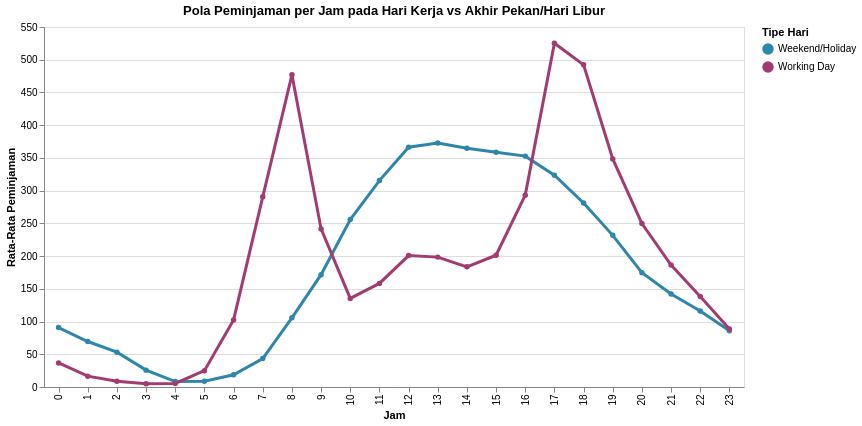

This figure's notebook cell:
### Markdown cell above
Selama periode 2011-2012, kapan jam puncak peminjaman pada hari kerja dan akhir pekan, serta bagaimana perbedaan pola pengguna casual dan registered untuk menyusun strategi redistribusi sepeda dan promosi yang lebih tepat waktu?

### Code cell
hourly_day_type_long = (
    df_hour_clean.groupby(['hr', 'day_type'])['cnt']
    .mean()
    .reset_index(name='average_rentals')
)

hourly_day_type_chart = alt.Chart(hourly_day_type_long).mark_line(point=True, strokeWidth=3).encode(
    x=alt.X('hr:O', title='Jam'),
    y=alt.Y('average_rentals:Q', title='Rata-Rata Peminjaman'),
    color=alt.Color('day_type:N', title='Tipe Hari', scale=alt.Scale(range=[COLOR_PRIMARY, COLOR_SECONDARY]))
).properties(
    title='Pola Peminjaman per Jam pada Hari Kerja vs Akhir Pekan/Hari Libur',
    width=CHART_WIDTH,
    height=CHART_HEIGHT
)

hourly_day_type_chart

### Figure 1 — Vega-Lite specification as saved in the notebook (floating-point values rounded to 4 significant figures)
{"config": {"view": {"continuousWidth": 300, "continuousHeight": 300}}, "data": {"name": "data-6add7cce08e62edb216ee5bcb714115f"}, "mark": {"type": "line", "point": true, "strokeWidth": 3}, "encoding": {"color": {"field": "day_type", "scale": {"range": ["#2E86AB", "#A23B72"]}, "title": "Tipe Hari", "type": "nominal"}, "x": {"field": "hr", "title": "Jam", "type": "ordinal"}, "y": {"field": "average_rentals", "title": "Rata-Rata Peminjaman", "type": "quantitative"}}, "height": 360, "title": "Pola Peminjaman per Jam pada Hari Kerja vs Akhir Pekan/Hari Libur", "width": 700, "$schema": "https://vega.github.io/schema/vega-lite/v5.20.1.json", "datasets": {"data-6add7cce08e62edb216ee5bcb714115f": [{"hr": 0, "day_type": "Weekend/Holiday", "average_rentals": 90.8}, {"hr": 0, "day_type": "Working Day", "average_rentals": 36.79}, {"hr": 1, "day_type": "Weekend/Holiday", "average_rentals": 69.51}, {"hr": 1, "day_type": "Working Day", "average_rentals": 16.55}, {"hr": 2, "day_type": "Weekend/Holiday", "average_rentals": 53.17}, {"hr": 2, "day_type": "Working Day", "average_rentals": 8.684}, {"hr": 3, "day_type": "Weekend/Holiday", "average_rentals": 25.78}, {"hr": 3, "day_type": "Working Day", "average_rentals": 4.943}, {"hr": 4, "day_type": "Weekend/Holiday", "average_rentals": 8.264}, {"hr": 4, "day_type": "Working Day", "average_rentals": 5.43}, {"hr": 5, "day_type": "Weekend/Holiday", "average_rentals": 8.689}, {"hr": 5, "day_type": "Working Day", "average_rentals": 24.91}, {"hr": 6, "day_type": "Weekend/Holiday", "average_rentals": 18.74}, {"hr": 6, "day_type": "Working Day", "average_rentals": 102.5}, {"hr": 7, "day_type": "Weekend/Holiday", "average_rentals": 43.41}, {"hr": 7, "day_type": "Working Day", "average_rentals": 290.6}, {"hr": 8, "day_type": "Weekend/Holiday", "average_rentals": 105.7}, {"hr": 8, "day_type": "Working Day", "average_rentals": 477.0}, {"hr": 9, "day_type": "Weekend/Holiday", "average_rentals": 171.6}, {"hr": 9, "day_type": "Working Day", "average_rentals": 241.5}, {"hr": 10, "day_type": "Weekend/Holiday", "average_rentals": 255.9}, {"hr": 10, "day_type": "Working Day", "average_rentals": 135.4}, {"hr": 11, "day_type": "Weekend/Holiday", "average_rentals": 315.3}, {"hr": 11, "day_type": "Working Day", "average_rentals": 158.2}, {"hr": 12, "day_type": "Weekend/Holiday", "average_rentals": 366.3}, {"hr": 12, "day_type": "Working Day", "average_rentals": 200.8}, {"hr": 13, "day_type": "Weekend/Holiday", "average_rentals": 372.7}, {"hr": 13, "day_type": "Working Day", "average_rentals": 198.4}, {"hr": 14, "day_type": "Weekend/Holiday", "average_rentals": 364.6}, {"hr": 14, "day_type": "Working Day", "average_rentals": 183.6}, {"hr": 15, "day_type": "Weekend/Holiday", "average_rentals": 358.8}, {"hr": 15, "day_type": "Working Day", "average_rentals": 201.3}, {"hr": 16, "day_type": "Weekend/Holiday", "average_rentals": 352.7}, {"hr": 16, "day_type": "Working Day", "average_rentals": 293.1}, {"hr": 17, "day_type": "Weekend/Holiday", "average_rentals": 323.5}, {"hr": 17, "day_type": "Working Day", "average_rentals": 525.3}, {"hr": 18, "day_type": "Weekend/Holiday", "average_rentals": 281.1}, {"hr": 18, "day_type": "Working Day", "average_rentals": 492.2}, {"hr": 19, "day_type": "Weekend/Holiday", "average_rentals": 231.7}, {"hr": 19, "day_type": "Working Day", "average_rentals": 348.4}, {"hr": 20, "day_type": "Weekend/Holiday", "average_rentals": 174.7}, {"hr": 20, "day_type": "Working Day", "average_rentals": 249.7}, {"hr": 21, "day_type": "Weekend/Holiday", "average_rentals": 142.1}, {"hr": 21, "day_type": "Working Day", "average_rentals": 186.3}, {"hr": 22, "day_type": "Weekend/Holiday", "average_rentals": 116.1}, {"hr": 22, "day_type": "Working Day", "average_rentals": 138.4}, {"hr": 23, "day_type": "Weekend/Holiday", "average_rentals": 85.93}, {"hr": 23, "day_type": "Working Day", "average_rentals": 88.71}]}}
